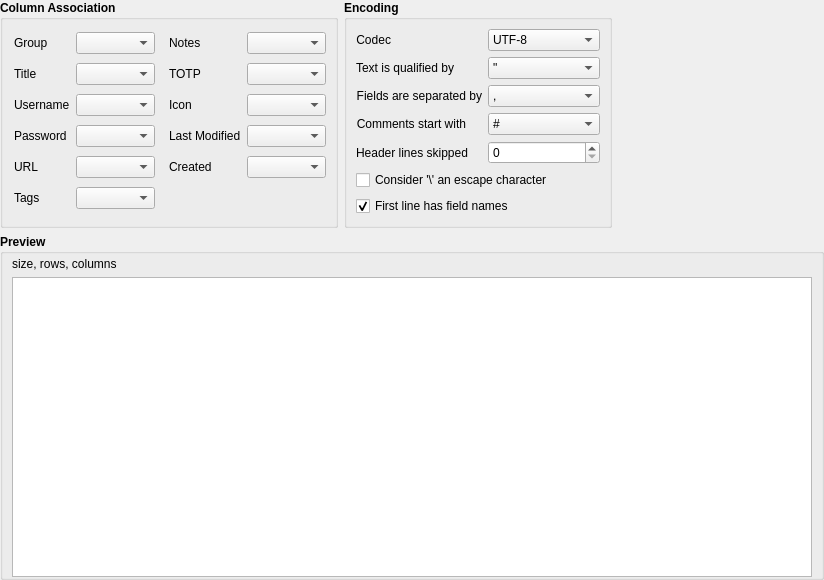
<?xml version="1.0" encoding="UTF-8"?>
<ui version="4.0">
 <class>CsvImportWidget</class>
 <widget class="QWidget" name="CsvImportWidget">
  <property name="geometry">
   <rect>
    <x>0</x>
    <y>0</y>
    <width>820</width>
    <height>523</height>
   </rect>
  </property>
  <property name="windowTitle">
   <string/>
  </property>
  <layout class="QVBoxLayout" name="verticalLayout_2">
   <property name="leftMargin">
    <number>0</number>
   </property>
   <property name="topMargin">
    <number>0</number>
   </property>
   <property name="rightMargin">
    <number>0</number>
   </property>
   <property name="bottomMargin">
    <number>0</number>
   </property>
   <item>
    <layout class="QHBoxLayout" name="parserOptionsLayout">
     <item>
      <widget class="QGroupBox" name="ColumnAssociation">
       <property name="font">
        <font>
         <weight>75</weight>
         <bold>true</bold>
        </font>
       </property>
       <property name="title">
        <string>Column Association</string>
       </property>
       <layout class="QGridLayout" name="gridLayout">
        <item row="4" column="1">
         <widget class="QComboBox" name="urlCombo">
          <property name="maximumSize">
           <size>
            <width>200</width>
            <height>16777215</height>
           </size>
          </property>
          <property name="sizeAdjustPolicy">
           <enum>QComboBox::AdjustToContents</enum>
          </property>
         </widget>
        </item>
        <item row="2" column="1">
         <widget class="QComboBox" name="usernameCombo">
          <property name="maximumSize">
           <size>
            <width>200</width>
            <height>16777215</height>
           </size>
          </property>
          <property name="sizeAdjustPolicy">
           <enum>QComboBox::AdjustToContents</enum>
          </property>
         </widget>
        </item>
        <item row="0" column="0">
         <widget class="QLabel" name="groupLabel">
          <property name="font">
           <font>
            <weight>50</weight>
            <bold>false</bold>
           </font>
          </property>
          <property name="text">
           <string>Group</string>
          </property>
          <property name="alignment">
           <set>Qt::AlignLeading|Qt::AlignLeft|Qt::AlignVCenter</set>
          </property>
          <property name="indent">
           <number>2</number>
          </property>
         </widget>
        </item>
        <item row="0" column="3">
         <widget class="QLabel" name="notesLabel">
          <property name="font">
           <font>
            <weight>50</weight>
            <bold>false</bold>
           </font>
          </property>
          <property name="text">
           <string>Notes</string>
          </property>
          <property name="alignment">
           <set>Qt::AlignLeading|Qt::AlignLeft|Qt::AlignVCenter</set>
          </property>
          <property name="indent">
           <number>2</number>
          </property>
         </widget>
        </item>
        <item row="2" column="0">
         <widget class="QLabel" name="usernameLabel">
          <property name="font">
           <font>
            <weight>50</weight>
            <bold>false</bold>
           </font>
          </property>
          <property name="text">
           <string>Username</string>
          </property>
          <property name="alignment">
           <set>Qt::AlignLeading|Qt::AlignLeft|Qt::AlignVCenter</set>
          </property>
          <property name="indent">
           <number>2</number>
          </property>
         </widget>
        </item>
        <item row="3" column="4">
         <widget class="QComboBox" name="lastModifiedCombo">
          <property name="maximumSize">
           <size>
            <width>200</width>
            <height>16777215</height>
           </size>
          </property>
          <property name="sizeAdjustPolicy">
           <enum>QComboBox::AdjustToContents</enum>
          </property>
         </widget>
        </item>
        <item row="2" column="4">
         <widget class="QComboBox" name="iconCombo">
          <property name="maximumSize">
           <size>
            <width>200</width>
            <height>16777215</height>
           </size>
          </property>
          <property name="sizeAdjustPolicy">
           <enum>QComboBox::AdjustToContents</enum>
          </property>
         </widget>
        </item>
        <item row="1" column="4">
         <widget class="QComboBox" name="totpCombo">
          <property name="maximumSize">
           <size>
            <width>200</width>
            <height>16777215</height>
           </size>
          </property>
          <property name="sizeAdjustPolicy">
           <enum>QComboBox::AdjustToContents</enum>
          </property>
         </widget>
        </item>
        <item row="3" column="3">
         <widget class="QLabel" name="lastModifiedLabel">
          <property name="font">
           <font>
            <weight>50</weight>
            <bold>false</bold>
           </font>
          </property>
          <property name="text">
           <string>Last Modified</string>
          </property>
          <property name="alignment">
           <set>Qt::AlignLeading|Qt::AlignLeft|Qt::AlignVCenter</set>
          </property>
          <property name="indent">
           <number>2</number>
          </property>
         </widget>
        </item>
        <item row="1" column="1">
         <widget class="QComboBox" name="titleCombo">
          <property name="maximumSize">
           <size>
            <width>200</width>
            <height>16777215</height>
           </size>
          </property>
          <property name="sizeAdjustPolicy">
           <enum>QComboBox::AdjustToContents</enum>
          </property>
         </widget>
        </item>
        <item row="0" column="4">
         <widget class="QComboBox" name="notesCombo">
          <property name="maximumSize">
           <size>
            <width>200</width>
            <height>16777215</height>
           </size>
          </property>
          <property name="sizeAdjustPolicy">
           <enum>QComboBox::AdjustToContents</enum>
          </property>
         </widget>
        </item>
        <item row="3" column="0">
         <widget class="QLabel" name="passwordLabel">
          <property name="font">
           <font>
            <weight>50</weight>
            <bold>false</bold>
           </font>
          </property>
          <property name="text">
           <string>Password</string>
          </property>
          <property name="alignment">
           <set>Qt::AlignLeading|Qt::AlignLeft|Qt::AlignVCenter</set>
          </property>
          <property name="indent">
           <number>2</number>
          </property>
         </widget>
        </item>
        <item row="0" column="2">
         <spacer name="horizontalSpacer_2">
          <property name="orientation">
           <enum>Qt::Horizontal</enum>
          </property>
          <property name="sizeType">
           <enum>QSizePolicy::Fixed</enum>
          </property>
          <property name="sizeHint" stdset="0">
           <size>
            <width>6</width>
            <height>20</height>
           </size>
          </property>
         </spacer>
        </item>
        <item row="4" column="3">
         <widget class="QLabel" name="createdLabel">
          <property name="font">
           <font>
            <weight>50</weight>
            <bold>false</bold>
           </font>
          </property>
          <property name="text">
           <string>Created</string>
          </property>
          <property name="alignment">
           <set>Qt::AlignLeading|Qt::AlignLeft|Qt::AlignVCenter</set>
          </property>
          <property name="indent">
           <number>2</number>
          </property>
         </widget>
        </item>
        <item row="4" column="4">
         <widget class="QComboBox" name="createdCombo">
          <property name="maximumSize">
           <size>
            <width>200</width>
            <height>16777215</height>
           </size>
          </property>
          <property name="sizeAdjustPolicy">
           <enum>QComboBox::AdjustToContents</enum>
          </property>
         </widget>
        </item>
        <item row="4" column="0">
         <widget class="QLabel" name="urlLabel">
          <property name="font">
           <font>
            <weight>50</weight>
            <bold>false</bold>
           </font>
          </property>
          <property name="text">
           <string>URL</string>
          </property>
          <property name="alignment">
           <set>Qt::AlignLeading|Qt::AlignLeft|Qt::AlignVCenter</set>
          </property>
          <property name="indent">
           <number>2</number>
          </property>
         </widget>
        </item>
        <item row="1" column="3">
         <widget class="QLabel" name="totpLabel">
          <property name="font">
           <font>
            <weight>50</weight>
            <bold>false</bold>
           </font>
          </property>
          <property name="text">
           <string>TOTP</string>
          </property>
          <property name="alignment">
           <set>Qt::AlignLeading|Qt::AlignLeft|Qt::AlignVCenter</set>
          </property>
          <property name="indent">
           <number>2</number>
          </property>
         </widget>
        </item>
        <item row="3" column="1">
         <widget class="QComboBox" name="passwordCombo">
          <property name="maximumSize">
           <size>
            <width>200</width>
            <height>16777215</height>
           </size>
          </property>
          <property name="sizeAdjustPolicy">
           <enum>QComboBox::AdjustToContents</enum>
          </property>
         </widget>
        </item>
        <item row="2" column="3">
         <widget class="QLabel" name="iconLabel">
          <property name="font">
           <font>
            <weight>50</weight>
            <bold>false</bold>
           </font>
          </property>
          <property name="text">
           <string>Icon</string>
          </property>
          <property name="alignment">
           <set>Qt::AlignLeading|Qt::AlignLeft|Qt::AlignVCenter</set>
          </property>
          <property name="indent">
           <number>2</number>
          </property>
         </widget>
        </item>
        <item row="1" column="0">
         <widget class="QLabel" name="titleLabel">
          <property name="font">
           <font>
            <weight>50</weight>
            <bold>false</bold>
           </font>
          </property>
          <property name="text">
           <string>Title</string>
          </property>
          <property name="alignment">
           <set>Qt::AlignLeading|Qt::AlignLeft|Qt::AlignVCenter</set>
          </property>
          <property name="indent">
           <number>2</number>
          </property>
         </widget>
        </item>
        <item row="0" column="1">
         <widget class="QComboBox" name="groupCombo">
          <property name="maximumSize">
           <size>
            <width>200</width>
            <height>16777215</height>
           </size>
          </property>
          <property name="sizeAdjustPolicy">
           <enum>QComboBox::AdjustToContents</enum>
          </property>
         </widget>
        </item>
        <item row="5" column="0">
         <widget class="QLabel" name="tagsLabel">
          <property name="font">
           <font>
            <weight>50</weight>
            <bold>false</bold>
           </font>
          </property>
          <property name="text">
           <string>Tags</string>
          </property>
          <property name="indent">
           <number>2</number>
          </property>
         </widget>
        </item>
        <item row="5" column="1">
         <widget class="QComboBox" name="tagsCombo">
          <property name="maximumSize">
           <size>
            <width>200</width>
            <height>16777215</height>
           </size>
          </property>
          <property name="sizeAdjustPolicy">
           <enum>QComboBox::AdjustToContents</enum>
          </property>
         </widget>
        </item>
       </layout>
      </widget>
     </item>
     <item>
      <widget class="QGroupBox" name="Encoding">
       <property name="font">
        <font>
         <weight>75</weight>
         <bold>true</bold>
        </font>
       </property>
       <property name="title">
        <string>Encoding</string>
       </property>
       <layout class="QFormLayout" name="formLayout">
        <item row="0" column="0">
         <widget class="QLabel" name="labelCodec">
          <property name="font">
           <font>
            <weight>50</weight>
            <bold>false</bold>
           </font>
          </property>
          <property name="text">
           <string>Codec</string>
          </property>
          <property name="alignment">
           <set>Qt::AlignRight|Qt::AlignTrailing|Qt::AlignVCenter</set>
          </property>
         </widget>
        </item>
        <item row="0" column="1">
         <widget class="QComboBox" name="comboBoxCodec">
          <property name="font">
           <font>
            <weight>50</weight>
            <bold>false</bold>
           </font>
          </property>
          <property name="accessibleName">
           <string>Codec</string>
          </property>
          <property name="editable">
           <bool>false</bool>
          </property>
          <property name="currentText">
           <string notr="true">UTF-8</string>
          </property>
          <item>
           <property name="text">
            <string notr="true">UTF-8</string>
           </property>
          </item>
          <item>
           <property name="text">
            <string notr="true">Windows-1252</string>
           </property>
          </item>
          <item>
           <property name="text">
            <string notr="true">UTF-16</string>
           </property>
          </item>
          <item>
           <property name="text">
            <string notr="true">UTF-16LE</string>
           </property>
          </item>
         </widget>
        </item>
        <item row="1" column="0">
         <widget class="QLabel" name="labelTextQualifier">
          <property name="font">
           <font>
            <weight>50</weight>
            <bold>false</bold>
           </font>
          </property>
          <property name="text">
           <string>Text is qualified by</string>
          </property>
          <property name="alignment">
           <set>Qt::AlignRight|Qt::AlignTrailing|Qt::AlignVCenter</set>
          </property>
         </widget>
        </item>
        <item row="1" column="1">
         <widget class="QComboBox" name="comboBoxTextQualifier">
          <property name="font">
           <font>
            <weight>50</weight>
            <bold>false</bold>
           </font>
          </property>
          <property name="accessibleName">
           <string>Text qualification</string>
          </property>
          <property name="editable">
           <bool>false</bool>
          </property>
          <property name="currentText">
           <string notr="true">&quot;</string>
          </property>
          <item>
           <property name="text">
            <string notr="true">&quot;</string>
           </property>
          </item>
          <item>
           <property name="text">
            <string notr="true">'</string>
           </property>
          </item>
          <item>
           <property name="text">
            <string notr="true">:</string>
           </property>
          </item>
          <item>
           <property name="text">
            <string notr="true">.</string>
           </property>
          </item>
          <item>
           <property name="text">
            <string notr="true">|</string>
           </property>
          </item>
         </widget>
        </item>
        <item row="2" column="0">
         <widget class="QLabel" name="labelFieldSeparator">
          <property name="font">
           <font>
            <weight>50</weight>
            <bold>false</bold>
           </font>
          </property>
          <property name="text">
           <string>Fields are separated by</string>
          </property>
          <property name="alignment">
           <set>Qt::AlignRight|Qt::AlignTrailing|Qt::AlignVCenter</set>
          </property>
         </widget>
        </item>
        <item row="2" column="1">
         <widget class="QComboBox" name="comboBoxFieldSeparator">
          <property name="font">
           <font>
            <weight>50</weight>
            <bold>false</bold>
           </font>
          </property>
          <property name="accessibleName">
           <string>Field separation</string>
          </property>
          <property name="editable">
           <bool>false</bool>
          </property>
          <property name="currentText">
           <string notr="true">,</string>
          </property>
          <item>
           <property name="text">
            <string notr="true">,</string>
           </property>
          </item>
          <item>
           <property name="text">
            <string notr="true">;</string>
           </property>
          </item>
          <item>
           <property name="text">
            <string notr="true">-</string>
           </property>
          </item>
          <item>
           <property name="text">
            <string notr="true">:</string>
           </property>
          </item>
          <item>
           <property name="text">
            <string notr="true">.</string>
           </property>
          </item>
          <item>
           <property name="text">
            <string notr="true">TAB (\t)</string>
           </property>
          </item>
         </widget>
        </item>
        <item row="3" column="0">
         <widget class="QLabel" name="labelComments">
          <property name="font">
           <font>
            <weight>50</weight>
            <bold>false</bold>
           </font>
          </property>
          <property name="text">
           <string>Comments start with</string>
          </property>
          <property name="alignment">
           <set>Qt::AlignRight|Qt::AlignTrailing|Qt::AlignVCenter</set>
          </property>
         </widget>
        </item>
        <item row="3" column="1">
         <widget class="QComboBox" name="comboBoxComment">
          <property name="font">
           <font>
            <weight>50</weight>
            <bold>false</bold>
           </font>
          </property>
          <property name="accessibleName">
           <string>Comments start with</string>
          </property>
          <property name="editable">
           <bool>false</bool>
          </property>
          <property name="currentText">
           <string notr="true">#</string>
          </property>
          <item>
           <property name="text">
            <string notr="true">#</string>
           </property>
          </item>
          <item>
           <property name="text">
            <string notr="true">;</string>
           </property>
          </item>
          <item>
           <property name="text">
            <string notr="true">:</string>
           </property>
          </item>
          <item>
           <property name="text">
            <string notr="true">@</string>
           </property>
          </item>
         </widget>
        </item>
        <item row="4" column="0">
         <widget class="QLabel" name="labelSkipRows">
          <property name="font">
           <font>
            <weight>50</weight>
            <bold>false</bold>
           </font>
          </property>
          <property name="text">
           <string>Header lines skipped</string>
          </property>
          <property name="alignment">
           <set>Qt::AlignRight|Qt::AlignTrailing|Qt::AlignVCenter</set>
          </property>
         </widget>
        </item>
        <item row="4" column="1">
         <widget class="QSpinBox" name="spinBoxSkip">
          <property name="font">
           <font>
            <weight>50</weight>
            <bold>false</bold>
           </font>
          </property>
          <property name="accessibleName">
           <string>Number of header lines to discard</string>
          </property>
         </widget>
        </item>
        <item row="5" column="0" colspan="2">
         <widget class="QCheckBox" name="checkBoxBackslash">
          <property name="font">
           <font>
            <weight>50</weight>
            <bold>false</bold>
           </font>
          </property>
          <property name="text">
           <string>Consider '\' an escape character</string>
          </property>
         </widget>
        </item>
        <item row="6" column="0" colspan="2">
         <widget class="QCheckBox" name="checkBoxFieldNames">
          <property name="font">
           <font>
            <weight>50</weight>
            <bold>false</bold>
           </font>
          </property>
          <property name="text">
           <string>First line has field names</string>
          </property>
          <property name="checked">
           <bool>true</bool>
          </property>
         </widget>
        </item>
       </layout>
      </widget>
     </item>
     <item>
      <spacer name="horizontalSpacer">
       <property name="orientation">
        <enum>Qt::Horizontal</enum>
       </property>
       <property name="sizeHint" stdset="0">
        <size>
         <width>40</width>
         <height>20</height>
        </size>
       </property>
      </spacer>
     </item>
    </layout>
   </item>
   <item>
    <widget class="QGroupBox" name="previewLayout">
     <property name="font">
      <font>
       <weight>75</weight>
       <bold>true</bold>
      </font>
     </property>
     <property name="title">
      <string>Preview</string>
     </property>
     <property name="checkable">
      <bool>false</bool>
     </property>
     <layout class="QVBoxLayout" name="verticalLayout" stretch="0,0">
      <property name="topMargin">
       <number>3</number>
      </property>
      <property name="bottomMargin">
       <number>0</number>
      </property>
      <item>
       <widget class="QLabel" name="labelSizeRowsCols">
        <property name="font">
         <font>
          <weight>50</weight>
          <bold>false</bold>
         </font>
        </property>
        <property name="text">
         <string>size, rows, columns</string>
        </property>
       </widget>
      </item>
      <item>
       <widget class="QTableView" name="tableViewFields">
        <property name="sizePolicy">
         <sizepolicy hsizetype="Expanding" vsizetype="Expanding">
          <horstretch>0</horstretch>
          <verstretch>0</verstretch>
         </sizepolicy>
        </property>
        <property name="minimumSize">
         <size>
          <width>800</width>
          <height>300</height>
         </size>
        </property>
        <property name="font">
         <font>
          <weight>50</weight>
          <bold>false</bold>
         </font>
        </property>
        <property name="accessibleName">
         <string>CSV import preview</string>
        </property>
        <property name="cornerButtonEnabled">
         <bool>false</bool>
        </property>
        <attribute name="horizontalHeaderVisible">
         <bool>true</bool>
        </attribute>
       </widget>
      </item>
     </layout>
    </widget>
   </item>
  </layout>
 </widget>
 <tabstops>
  <tabstop>comboBoxCodec</tabstop>
  <tabstop>comboBoxTextQualifier</tabstop>
  <tabstop>comboBoxFieldSeparator</tabstop>
  <tabstop>comboBoxComment</tabstop>
  <tabstop>tableViewFields</tabstop>
 </tabstops>
 <resources/>
 <connections/>
</ui>
